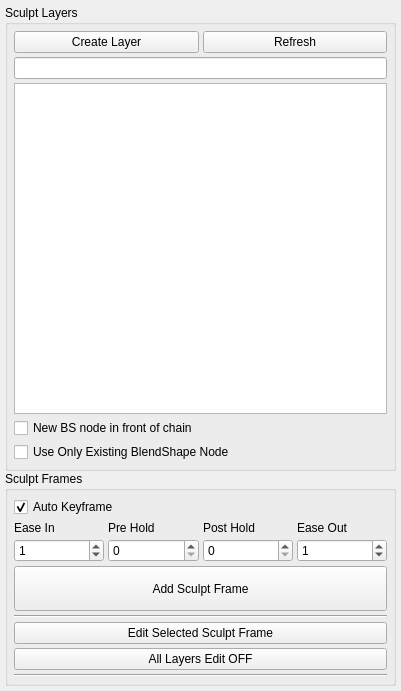
<?xml version="1.0" encoding="UTF-8"?>
<ui version="4.0">
 <class>Form</class>
 <widget class="QWidget" name="Form">
  <property name="geometry">
   <rect>
    <x>0</x>
    <y>0</y>
    <width>401</width>
    <height>691</height>
   </rect>
  </property>
  <property name="windowTitle">
   <string>Form</string>
  </property>
  <layout class="QGridLayout" name="gridLayout_4">
   <property name="leftMargin">
    <number>5</number>
   </property>
   <property name="topMargin">
    <number>5</number>
   </property>
   <property name="rightMargin">
    <number>5</number>
   </property>
   <property name="bottomMargin">
    <number>5</number>
   </property>
   <property name="spacing">
    <number>0</number>
   </property>
   <item row="0" column="0">
    <widget class="QGroupBox" name="groupBox">
     <property name="title">
      <string>Sculpt Layers</string>
     </property>
     <layout class="QGridLayout" name="gridLayout_2">
      <property name="leftMargin">
       <number>6</number>
      </property>
      <property name="topMargin">
       <number>6</number>
      </property>
      <property name="rightMargin">
       <number>6</number>
      </property>
      <property name="bottomMargin">
       <number>6</number>
      </property>
      <property name="spacing">
       <number>4</number>
      </property>
      <item row="1" column="0">
       <widget class="QLineEdit" name="search_lineEdit">
        <property name="sizePolicy">
         <sizepolicy hsizetype="Minimum" vsizetype="Fixed">
          <horstretch>0</horstretch>
          <verstretch>0</verstretch>
         </sizepolicy>
        </property>
       </widget>
      </item>
      <item row="0" column="0">
       <layout class="QHBoxLayout" name="horizontalLayout">
        <item>
         <widget class="QPushButton" name="createLayer_pushButton">
          <property name="minimumSize">
           <size>
            <width>150</width>
            <height>0</height>
           </size>
          </property>
          <property name="text">
           <string>Create Layer</string>
          </property>
         </widget>
        </item>
        <item>
         <widget class="QPushButton" name="refresh_pushButton">
          <property name="minimumSize">
           <size>
            <width>70</width>
            <height>0</height>
           </size>
          </property>
          <property name="text">
           <string>Refresh</string>
          </property>
         </widget>
        </item>
       </layout>
      </item>
      <item row="2" column="0">
       <widget class="QListView" name="layers_listView">
        <property name="editTriggers">
         <set>QAbstractItemView::NoEditTriggers</set>
        </property>
        <property name="showDropIndicator" stdset="0">
         <bool>false</bool>
        </property>
        <property name="alternatingRowColors">
         <bool>true</bool>
        </property>
        <property name="selectionMode">
         <enum>QAbstractItemView::ExtendedSelection</enum>
        </property>
       </widget>
      </item>
      <item row="3" column="0">
       <widget class="QCheckBox" name="foc_checkBox">
        <property name="toolTip">
         <string>&lt;html&gt;&lt;head/&gt;&lt;body&gt;&lt;p&gt;Create a New BlendShape node in Front of Chain (FOC)&lt;/p&gt;&lt;/body&gt;&lt;/html&gt;</string>
        </property>
        <property name="text">
         <string>New BS node in front of chain</string>
        </property>
        <property name="checked">
         <bool>false</bool>
        </property>
       </widget>
      </item>
      <item row="4" column="0">
       <widget class="QCheckBox" name="useExistingBS_checkBox">
        <property name="toolTip">
         <string>&lt;html&gt;&lt;head/&gt;&lt;body&gt;&lt;p&gt;Crank will use only existing Blendshapes nodes that are &lt;span style=&quot; font-weight:600;&quot;&gt;not already managed &lt;/span&gt;with other Crank layer. &lt;br/&gt;If any suitable Blendshape node is found the tool will &lt;span style=&quot; font-weight:600;&quot;&gt;NOT create&lt;/span&gt; a new node for the given object and the layer creation will be aborted&lt;/p&gt;&lt;/body&gt;&lt;/html&gt;</string>
        </property>
        <property name="text">
         <string>Use Only Existing BlendShape Node</string>
        </property>
        <property name="checked">
         <bool>false</bool>
        </property>
       </widget>
      </item>
     </layout>
    </widget>
   </item>
   <item row="1" column="0">
    <widget class="QGroupBox" name="groupBox_2">
     <property name="title">
      <string>Sculpt Frames</string>
     </property>
     <layout class="QGridLayout" name="gridLayout_3">
      <property name="leftMargin">
       <number>6</number>
      </property>
      <property name="topMargin">
       <number>6</number>
      </property>
      <property name="rightMargin">
       <number>6</number>
      </property>
      <property name="bottomMargin">
       <number>6</number>
      </property>
      <property name="spacing">
       <number>4</number>
      </property>
      <item row="2" column="0">
       <layout class="QVBoxLayout" name="verticalLayout">
        <item>
         <layout class="QGridLayout" name="gridLayout">
          <item row="1" column="2">
           <widget class="QLabel" name="label_4">
            <property name="text">
             <string>Post Hold</string>
            </property>
           </widget>
          </item>
          <item row="2" column="2">
           <widget class="QSpinBox" name="postHold_spinBox"/>
          </item>
          <item row="2" column="1">
           <widget class="QSpinBox" name="preHold_spinBox"/>
          </item>
          <item row="2" column="3">
           <widget class="QSpinBox" name="easeOut_spinBox">
            <property name="minimum">
             <number>0</number>
            </property>
            <property name="value">
             <number>1</number>
            </property>
           </widget>
          </item>
          <item row="1" column="0">
           <widget class="QLabel" name="label">
            <property name="text">
             <string>Ease In</string>
            </property>
           </widget>
          </item>
          <item row="2" column="0">
           <widget class="QSpinBox" name="easeIn_spinBox">
            <property name="minimum">
             <number>0</number>
            </property>
            <property name="value">
             <number>1</number>
            </property>
           </widget>
          </item>
          <item row="1" column="3">
           <widget class="QLabel" name="label_2">
            <property name="text">
             <string>Ease Out</string>
            </property>
           </widget>
          </item>
          <item row="1" column="1">
           <widget class="QLabel" name="label_3">
            <property name="text">
             <string>Pre Hold</string>
            </property>
           </widget>
          </item>
         </layout>
        </item>
        <item>
         <widget class="QPushButton" name="addFrame_pushButton">
          <property name="minimumSize">
           <size>
            <width>0</width>
            <height>45</height>
           </size>
          </property>
          <property name="text">
           <string>Add Sculpt Frame</string>
          </property>
         </widget>
        </item>
        <item>
         <widget class="Line" name="line_2">
          <property name="orientation">
           <enum>Qt::Horizontal</enum>
          </property>
         </widget>
        </item>
        <item>
         <widget class="QPushButton" name="editFrame_pushButton">
          <property name="text">
           <string>Edit Selected Sculpt Frame</string>
          </property>
         </widget>
        </item>
        <item>
         <widget class="QPushButton" name="editOFF_pushButton">
          <property name="text">
           <string>All Layers Edit OFF</string>
          </property>
         </widget>
        </item>
        <item>
         <widget class="Line" name="line">
          <property name="orientation">
           <enum>Qt::Horizontal</enum>
          </property>
         </widget>
        </item>
       </layout>
      </item>
      <item row="1" column="0">
       <widget class="QCheckBox" name="keyframe_checkBox">
        <property name="text">
         <string>Auto Keyframe</string>
        </property>
        <property name="checked">
         <bool>true</bool>
        </property>
       </widget>
      </item>
     </layout>
    </widget>
   </item>
  </layout>
 </widget>
 <resources/>
 <connections>
  <connection>
   <sender>useExistingBS_checkBox</sender>
   <signal>clicked(bool)</signal>
   <receiver>foc_checkBox</receiver>
   <slot>setDisabled(bool)</slot>
   <hints>
    <hint type="sourcelabel">
     <x>181</x>
     <y>313</y>
    </hint>
    <hint type="destinationlabel">
     <x>183</x>
     <y>289</y>
    </hint>
   </hints>
  </connection>
 </connections>
</ui>
